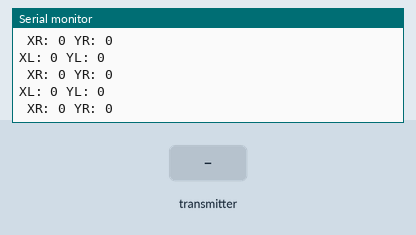
Recording of a sketch running on a simulated Arduino Uno, built with avr-gcc and run on an emulated ATmega328P. Parts: the last lines printed to the serial monitor. The test bench sets the inputs (shaded band). No radio packets arrive unless stated.

Above: at 1.3 s.
1.4 s: the transmitter starts sending xValue_L = 256
2.9 s: the transmitter starts sending yValue_L = 256
4.4 s: the transmitter starts sending xValue_R = 256
At 4.84 s:
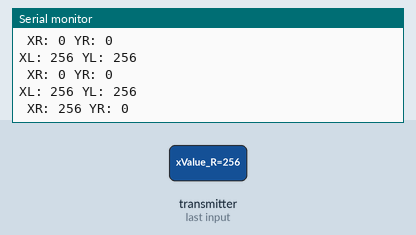
5.9 s: the transmitter starts sending yValue_R = 256
At 6.34 s:
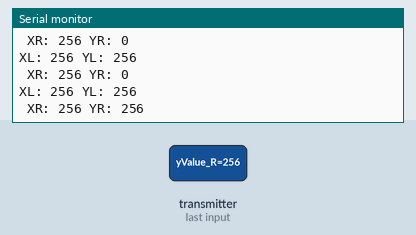
7.4 s: the transmitter starts sending xValue_L = 0
8.9 s: the transmitter starts sending yValue_L = 512
Timing chart, 0 to 11.4 s (numbered marks = the images above; inputs shaded):
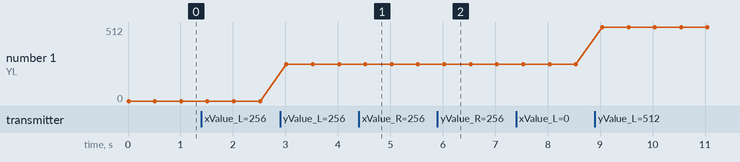

Measured:
- after the input at 4.4 s, the serial monitor: prints a new line after 0.14 s (image 1)
- after the input at 5.9 s, the serial monitor: prints a new line after 0.15 s (image 2)
- plotted number 1: 256 → 512 after the input at 8.9 s

The sketch:

RFReciever.ino
```cpp
/*
  Arduino Wireless Communication Tutorial
        Example 1 - Receiver Code

  by Dejan Nedelkovski, www.HowToMechatronics.com

  Library: TMRh20/RF24, https://github.com/tmrh20/RF24/
*/

#include <SPI.h>
#include <nRF24L01.h>
#include <RF24.h>

RF24 radio(7, 8); // CE, CSN

const byte address[6] = "00001";

// Max size of this struct is 32 bytes - NRF24L01 buffer limit
struct Data_Package {


  // read analog X and Y analog values
int  xValue_L = 0;
int  yValue_L = 0;

int  xValue_R = 0;
int  yValue_R = 0;

};

Data_Package data; //Create a variable with the above structure

void setup() {
  Serial.begin(9600);
  radio.begin();
  radio.openReadingPipe(0, address);
  radio.setPALevel(RF24_PA_MIN);
  radio.startListening();
}

void loop() {
  // Check whether there is data to be received
  if (radio.available()) {
    radio.read(&data, sizeof(Data_Package)); // Read the whole data and store it into the 'data' structure
  }
  Serial.print("XL: ");
  Serial.print(data.xValue_L);
  Serial.print(" YL: ");
  Serial.print(data.yValue_L);
  Serial.println(" ");
  Serial.print(" XR: ");
  Serial.print(data.xValue_R);
  Serial.print(" YR: ");
  Serial.print(data.yValue_R);
  Serial.println("  ");
delay(500);
}
```
